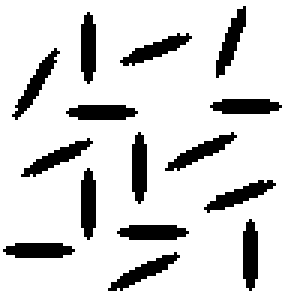
%> input picture y3/sem_b/computer_vision/hw1/q1/cell.bmp, 100 x 100 px (shown 3 times larger)
$ octave segmentation.m   (GNU Octave 9; MATLAB toolbox functions it lacks are replaced by stand-ins)
%> lines starting %> are read from the running program, lines starting %| are printed output that depends on the picture; in (x1, y1, x2, y2) boxes, pixels count from 0 and x2, y2 are one past the last pixel; in counts of white or black regions, pixels touching at a corner belong together; the program's own positions count from 1
clear, clc;

header = ['Question 1\n'...
          'Spot different objects in the picture using Region Grow algorithm\n\n\n'];

fprintf(header)

pic =  imread('cell.bmp');
%> pic is the input picture: size 100x100x3 uint8; 85% white; 15 black regions, largest, box (x1, y1, x2, y2) and area: (72, 2, 82, 26) 100, (27, 4, 32, 28) 100, (40, 11, 64, 22) 100
gray_pic = rgb2gray(pic);
seg_pic = gray_pic;
[nrows, ncols] = size(gray_pic(:,:,1));
%> nrows = 100; ncols = 100
val = 1;
for x = 2:ncols-1
   for y = 2:nrows-1
      if seg_pic(x,y) == 0
          seg_pic = region_grow(seg_pic, val, x, y);
          val = val + 10;
      end
   end
end
%> this loop made 98 passes
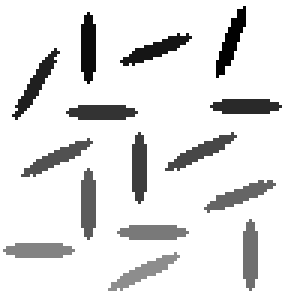
%> seg_pic: size 100x100 uint8 (shown 3 times larger); min 1, max 255, mean 227.4
%> after the loop, val = 151

figure(1); imshow(seg_pic); colormap('gray');
figure(2); h = histogram(seg_pic), title('Different brightness for each object.');
%> after `title('Different brightness for each object.')`:
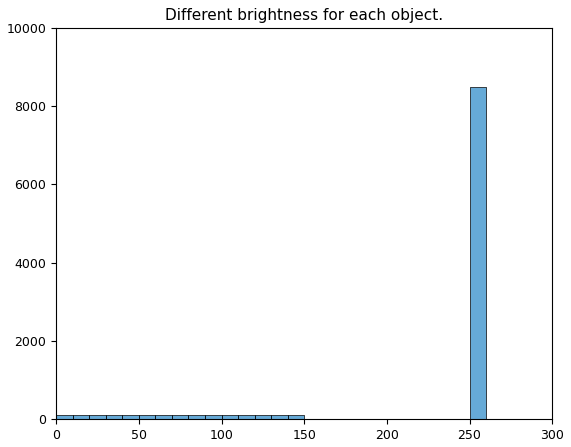
%> figure redrawn from the program's plot data; tallest bar 8500 high, from x = 250 to 260
num_of_object = sum(h.Values~=0)-1;
%> num_of_object = 15
fprintf('Our Calculation Result: Number of Objects is %d\n', num_of_object)
%| Our Calculation Result: Number of Objects is 15
[L, num] = bwlabel(double(~gray_pic));
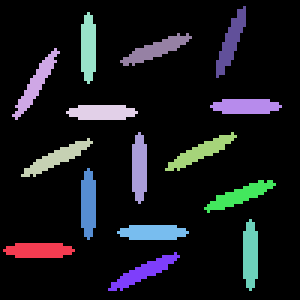
%> L: size 100x100 double (shown 3 times larger); 16 distinct labels, from 0 to 15; one colour per label, 0 black
%> num = 15
fprintf('BWLabel Result: Number of Objects is %d\n', num_of_object)
%| BWLabel Result: Number of Objects is 15


function [gray_pic] = region_grow(gray_pic, val, x, y)
    gray_pic(x,y) = val;
    [nrows, ncols] = size(gray_pic);
    for i = -1:1
        for j= -1:1
            if x+i < 1 || y+j < 1
                continue
            end
            if x+i > nrows || y+j > ncols
                break
            end
            if gray_pic(x+i, y+j)==0
               gray_pic = region_grow(gray_pic, val, x+i, y+j);
            end
        end
    end
end
